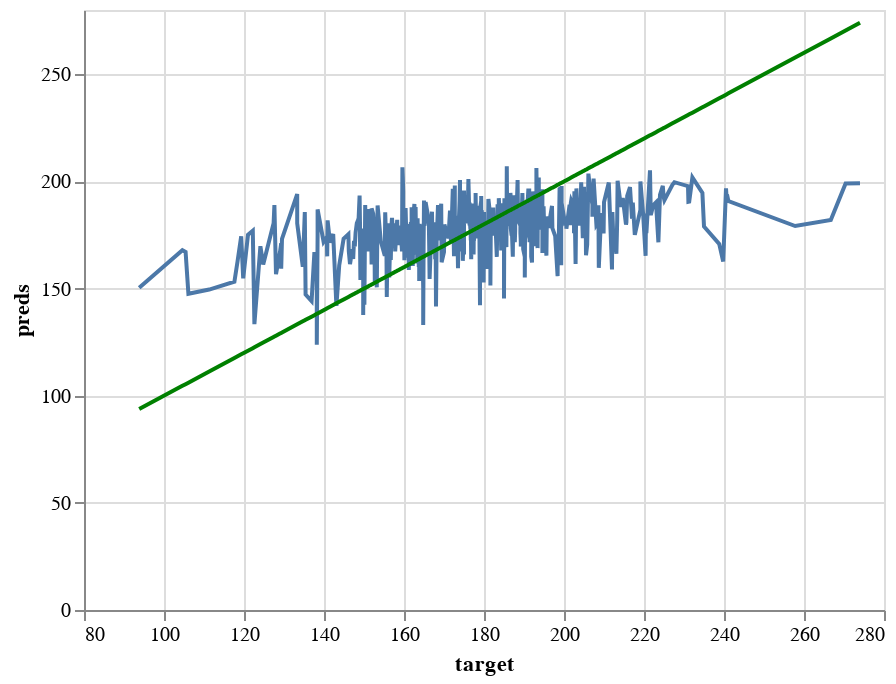

The code cell stored with this chart in its notebook:
### Code cell
# predictions versus the target line charts on the validation set
perfect_test = alt.Chart(pd.DataFrame({'target': y_valid, 'preds': y_valid})).mark_line(color='green').encode(
    x='target',
    y='preds'
)

pred_chart_test = alt.Chart(pd.DataFrame({'target': y_valid, 'preds': y_valid_preds})).mark_line().encode(
    x='target',
    y='preds'
  )

pred_chart_test + perfect_test

### Figure 1 — Vega-Lite specification as saved in the notebook (floating-point values rounded to 4 significant figures; data arrays with more than 128 entries replaced by an {"elided": "..."} marker saying what was removed)
{"config": {"view": {"continuousWidth": 400, "continuousHeight": 300}}, "layer": [{"data": {"name": "data-4575a57329a01712b3ed7be54927ab7b"}, "mark": "line", "encoding": {"x": {"field": "target", "type": "quantitative"}, "y": {"field": "preds", "type": "quantitative"}}}, {"data": {"name": "data-cb2f95cff66f9e82a00c59bc3993d554"}, "mark": {"type": "line", "color": "green"}, "encoding": {"x": {"field": "target", "type": "quantitative"}, "y": {"field": "preds", "type": "quantitative"}}}], "$schema": "https://vega.github.io/schema/vega-lite/v4.17.0.json", "datasets": {"data-4575a57329a01712b3ed7be54927ab7b": {"elided": "482 records"}, "data-cb2f95cff66f9e82a00c59bc3993d554": {"elided": "482 records"}}}
